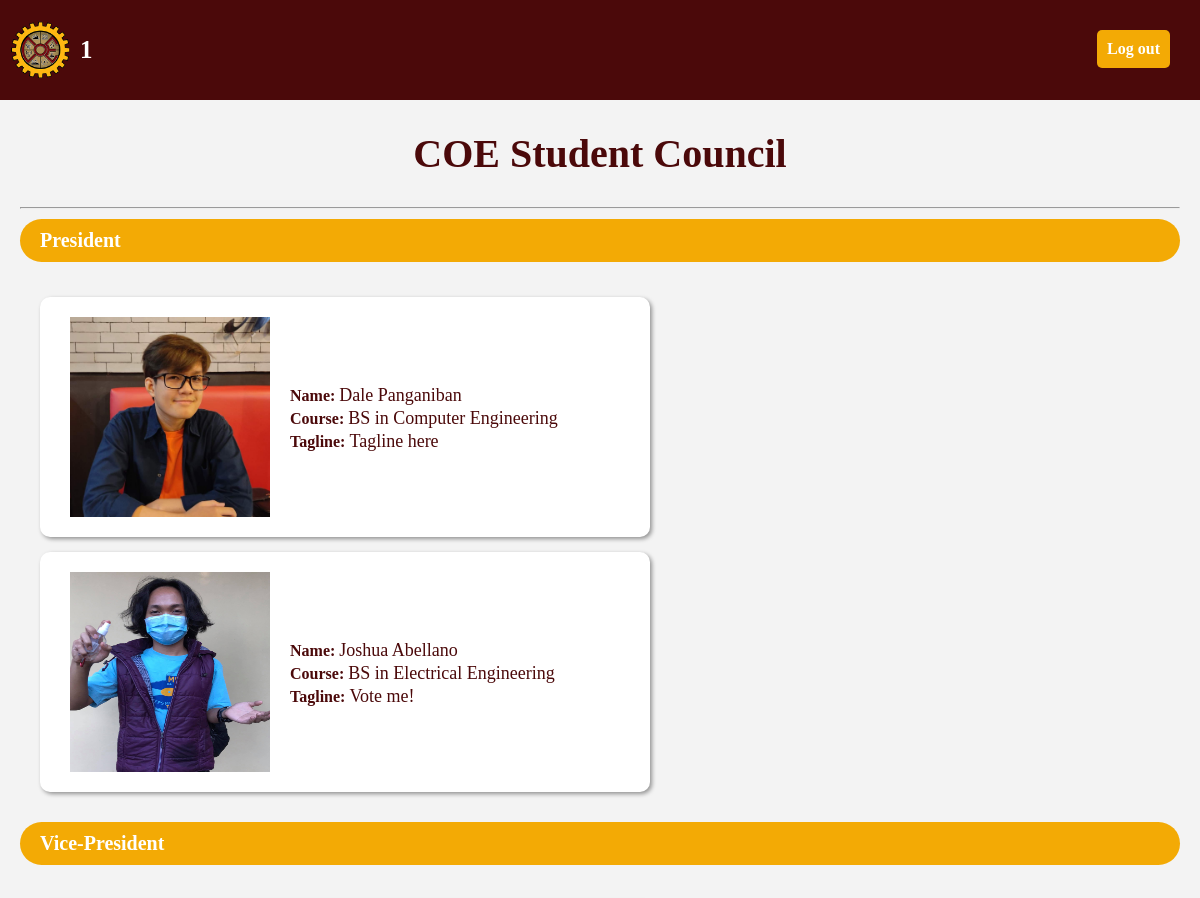
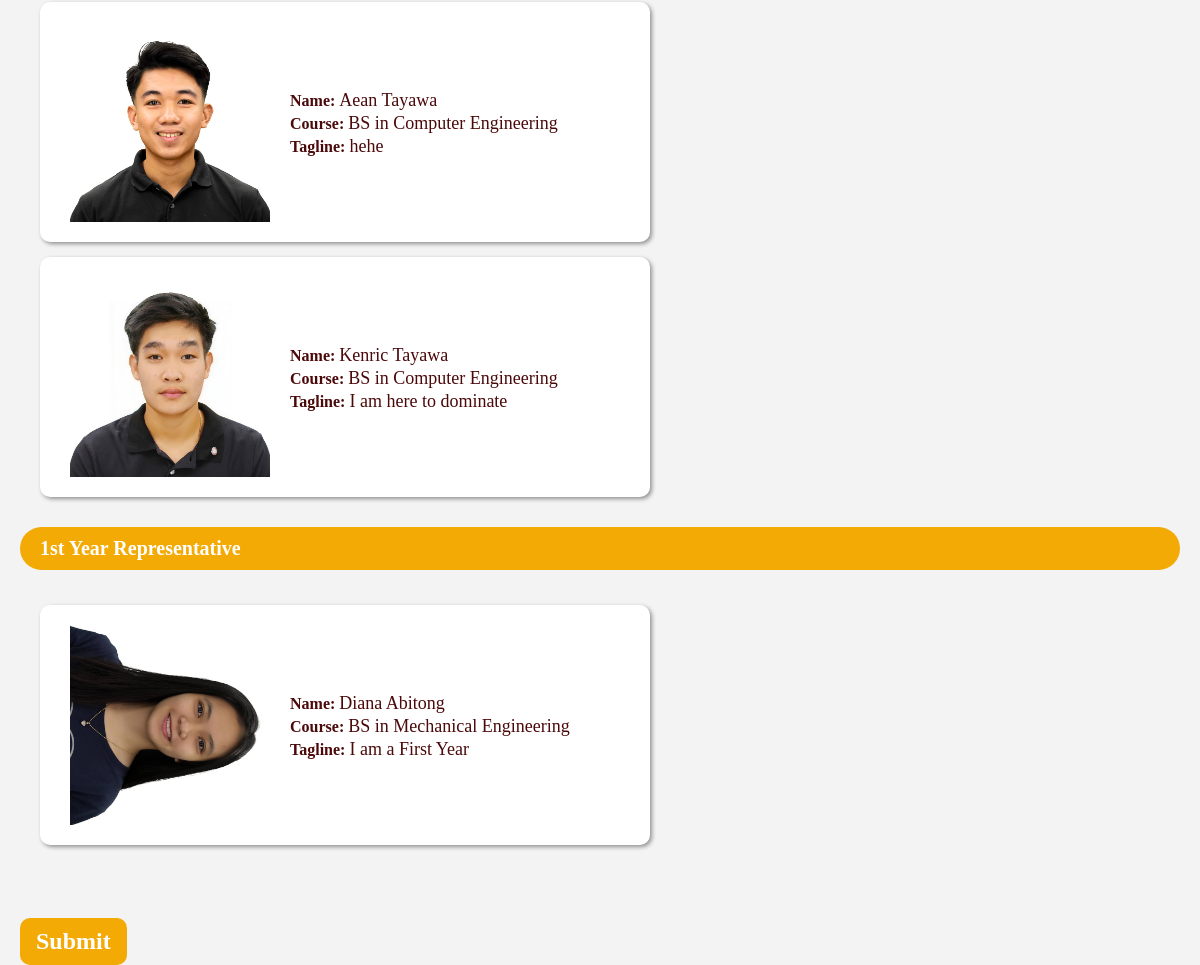
The page /Voters/test.php (signed in) on the database its author committed (2 pictures, top to bottom).
### tables this page shows
CREATE TABLE `election_title` (
  `id` int(11) NOT NULL,
  `title` varchar(255) NOT NULL
);

CREATE TABLE `position` (
  `id` int(11) NOT NULL,
  `position` varchar(150) NOT NULL,
  `columnName` varchar(50) NOT NULL,
  `label` varchar(11) NOT NULL
);

CREATE TABLE `candidates` (
  `id` int(11) NOT NULL,
  `position_id` int(11) NOT NULL,
  `profile` varchar(255) NOT NULL,
  `student_number` varchar(100) NOT NULL,
  `first_name` varchar(255) NOT NULL,
  `last_name` varchar(255) NOT NULL,
  `course` varchar(255) NOT NULL,
  `platform` text NOT NULL
);

### Voters/test.php (the view, shortened to what this page needs)
<?php
    include("../Log in/functions.php");
    $select_election_title = mysqli_query($conn, "SELECT * FROM `election_title`");
    $fetch_election_title = mysqli_fetch_assoc($select_election_title);
    $election_title = $fetch_election_title['title'];
    $label = $_SESSION['year_level'];
        ?>
<!DOCTYPE html>
<html>
<head>
	<link rel="stylesheet" href="style1.css">
</head>
<body>
	<section class= "Navigation">
		<div class="header">
			<nav>
				<img class= "logo-img" src = "../Img/COE.png" width=60px height=60px>
				<span><?php echo $label; ?></span>
			<div class = "btn_log-out">
				<a href="../Log in/logout.php" class = "log-out">Log out</a>
			</div>
			</nav>
		</div>
		<div class="main">
            <form method="POST">
			<h2><?php echo $election_title; ?></h2><hr>
                <?php
                    $select_position = mysqli_query($conn, "SELECT * FROM `position` WHERE label = 'General' ");
                    if(mysqli_num_rows($select_position) > 0){
                        while($fetch_position = mysqli_fetch_assoc($select_position)){
                            $pid = $fetch_position['id'];
                            ?>
                            <div class="container">
                                <div class="position">
                                    <h3><?php echo $fetch_position['position']; ?></h3>
                                </div>
                                <div class="contents">
                                    <?php
                                        $select_candidate = mysqli_query($conn, "SELECT * FROM `candidates` WHERE position_id = '$pid'");
                                        if(mysqli_num_rows($select_candidate) > 0){
                                            while($fetch_candidate = mysqli_fetch_assoc($select_candidate)){ ?>
                                                <div class="candidate">
                                                    <img src="../Candidate/<?php echo $fetch_candidate['profile'];?>">
                                                    <ul class = "info">
                                                <li><b>Name: </b> <?php echo $fetch_candidate['first_name'] . " " . $fetch_candidate['last_name'];?></li>
                                                <li><b>Course: </b><?php echo $fetch_candidate['course'];?></li>
                                                <li><b>Tagline: </b><?php echo $fetch_candidate['platform'];?></li>
                                            </ul>
                                                </div>
                                            <?php
                                            }
                                        }
                                    ?>
                                </div>
                            </div>
                        <?php
                        }
                    } ?>
                    <?php
                    $select_position = mysqli_query($conn, "SELECT * FROM `position` WHERE label = '$label' ");
                    if(mysqli_num_rows($select_position) > 0){
                        $fetch_position = mysqli_fetch_assoc($select_position);
                        $pid = $fetch_position['id'];
                        ?>
                        <div class="container">
                                <div class="position">
                                        <h3><?php echo $fetch_position['position'];; ?></h3>
                                </div>
                            <div class="contents">
                                <?php
                                $select_candidate = mysqli_query($conn, "SELECT * FROM `candidates` WHERE position_id = '$pid'");
                                if(mysqli_num_rows($select_candidate) > 0){
                                    while($fetch_candidate = mysqli_fetch_assoc($select_candidate)){ ?>
                                        <div class="candidate">
                                            <img src="../Candidate/<?php echo $fetch_candidate['profile'];?>">
                                            <ul class = "info">
                                                <li><b>Name: </b> <?php echo $fetch_candidate['first_name'] . " " . $fetch_candidate['last_name'];?></li>
                                                <li><b>Course: </b><?php echo $fetch_candidate['course'];?></li>
                                                <li><b>Tagline: </b><?php echo $fetch_candidate['platform'];?></li>
                                            </ul>
                                        </div>
                                    <?php
                                    }
                                }
                            ?>
                            </div>
                        </div>
                    <?php
                    }
                    ?>
                <div class="confirm-btn">
                    <button type="submit" name="confirm_btn"> Submit </button>
                </div>
            </form>
		</div>
	</section>
</body>
</html>

### Voters/style1.css (style rules this page uses)
* { margin:0; padding:0; font-size: 16px; box-sizing: border-box; }
body { background-color: #f3f3f3; }
.Navigation .header { position: relative; background-color:#4b090a; padding: 20px 10px; color: white; justify-content: space-between; }
.Navigation .header span { font-family:raleway; font-size: 25px; margin: 10px; }
.Navigation .header nav { display: flex; align-items: center; font-weight: bold; }
.log-out { position: absolute; top: 0%; right: 0; margin-top: 30px; margin-right: 30px; padding: 10px 10px; border: none; border-radius: 5px; cursor: pointer; background-color: #f3aa05; font-family: montserrat; font-weight: bold; color: white; text-decoration: none; }
.main { position: relative; display: block; padding: 30px 20px; }
.main h2 { display: flex; justify-content: center; align-items: center; font-size: 40px; padding-bottom: 30px; font-family: montserrat; color: #4b090a; }
.main .container { position: relative; display: flex; flex-direction: column; }
.main .position { display:flex; background-color: #f3aa05; color: white; margin-top: 10px; border-radius: 100px; }
.main .position h3 { font-size:20px; padding-left: 20px; font-family: montserrat; padding-top: 10px; padding-bottom: 10px; }
.main .contents { display: flex; flex-wrap: wrap; padding: 20px; }
.main .contents .candidate { display: flex; background-color: white; align-items: center; border-radius: 10px; width: 610px; min-height: 240px; box-shadow: 2px 2px 4px rgba(0,0,0,0.4); margin-right: 15px; margin-top: 15px; padding: 10px; }
.main .contents .candidate .info { display: block; list-style: none; }
.main .contents .candidate .info li { display: block; font-size: 18px; font-family: montserrat; color: #4b090a; margin-top: 2px; }
.main .contents .candidate img { width: 200px; height: 200px; margin-right: 20px; margin-left: 20px; }
.confirm-btn { position: absolute; bottom: -70px; }
.confirm-btn button { padding: 10px 16px; font-size: 24px; font-family: montserrat; font-weight: bold; border-radius: 10px; color: white; background-color: #f3aa05; border: none; cursor: pointer; }

### rows shown on the page
election_title: title "COE Student Council"
position: position "President"
candidates: profile (picture), first_name "Dale", last_name "Panganiban", course "BS in Computer Engineering", platform "Tagline here"
candidates: profile (picture), first_name "Joshua", last_name "Abellano", course "BS in Electrical Engineering", platform "Vote me!"
position: position "Vice-President"
candidates: profile (picture), first_name "Aean", last_name "Tayawa", course "BS in Computer Engineering", platform "hehe"
candidates: profile (picture), first_name "Kenric", last_name "Tayawa", course "BS in Computer Engineering", platform "I am here to dominate"
position: position "1st Year Representative"
candidates: profile (picture), first_name "Diana", last_name "Abitong", course "BS in Mechanical Engineering", platform "I am a First Year"

### other values the page prints
$label "1"
